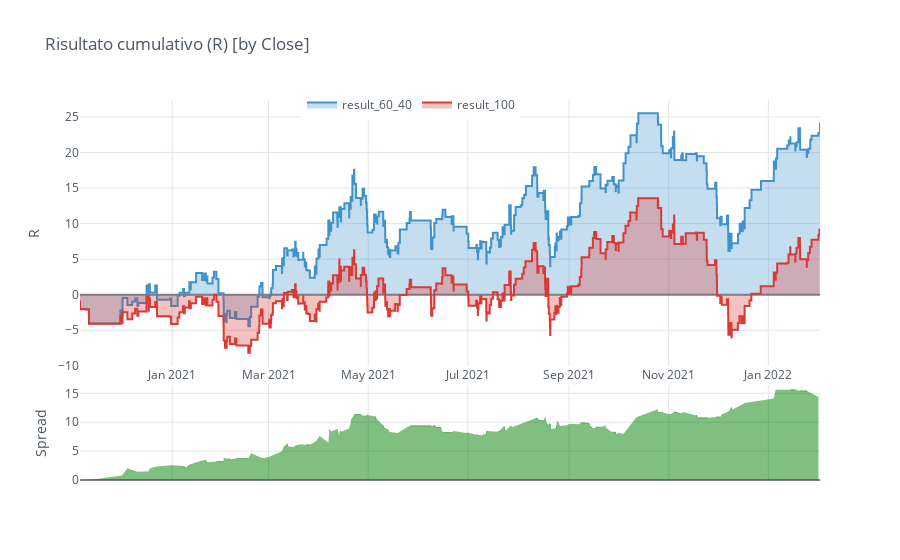

This figure's notebook cell:
### Code cell
df_60_40_by_close = df_60_40.set_index('close').sort_index()
df_100_by_close = df_100.set_index('close').sort_index()

merged = merge({'60_40': df_60_40_by_close, '100': df_100_by_close})   
merged.cumsum().iplot(kind='spread', connectgaps=True, interpolation='hv', 
                      title='Risultato cumulativo (R) [by Close]', width=2, legend='top',
                      yTitle='R', fill=True, zerolinecolor='grey', opacity=1, colors=cf_colors)

### Figure 1 — Plotly figure (JSON) as saved in the notebook; plotly's stock layout.template omitted (floating-point values rounded to 4 significant figures; data arrays with more than 128 entries replaced by an {"elided": "..."} marker saying what was removed)
{"data": [{"connectgaps": true, "fill": "tozeroy", "fillcolor": "rgba(63, 147, 202, 0.3)", "line": {"color": "rgba(63, 147, 202, 1.0)", "dash": "solid", "shape": "hv", "width": 2}, "mode": "lines", "name": "result_60_40", "text": "", "type": "scatter", "x": {"elided": "572 str values"}, "y": {"elided": "572 mixed values"}}, {"connectgaps": true, "fill": "tozeroy", "fillcolor": "rgba(219, 58, 52, 0.3)", "line": {"color": "rgba(219, 58, 52, 1.0)", "dash": "solid", "shape": "hv", "width": 2}, "mode": "lines", "name": "result_100", "text": "", "type": "scatter", "x": {"elided": "572 str values"}, "y": {"elided": "572 mixed values"}}, {"connectgaps": false, "fill": "tozeroy", "line": {"color": "green", "dash": "solid", "shape": "linear", "width": 0.5}, "mode": "lines", "name": "Spread", "showlegend": false, "type": "scatter", "x": {"elided": "572 str values"}, "xaxis": "x2", "y": {"elided": "572 mixed values"}, "yaxis": "y2"}, {"connectgaps": false, "fill": "tozeroy", "line": {"color": "red", "dash": "solid", "shape": "linear", "width": 0.5}, "mode": "lines", "name": "Spread", "showlegend": false, "type": "scatter", "x": {"elided": "572 str values"}, "xaxis": "x2", "y": {"elided": "572 str values"}, "yaxis": "y2"}], "layout": {"hovermode": "x", "legend": {"bgcolor": "#FFFFFF", "font": {"color": "#4D5663"}, "orientation": "h", "x": 0.3, "y": 0.95, "yanchor": "bottom"}, "paper_bgcolor": "#FFFFFF", "plot_bgcolor": "#FFFFFF", "showlegend": true, "title": {"font": {"color": "#4D5663"}, "text": "Risultato cumulativo (R) [by Close]"}, "xaxis": {"gridcolor": "#E1E5ED", "showgrid": true, "tickfont": {"color": "#4D5663"}, "title": {"font": {"color": "#4D5663"}, "text": ""}, "zerolinecolor": "grey"}, "xaxis2": {"anchor": "y2", "gridcolor": "#E1E5ED", "showgrid": true, "showticklabels": false, "tickfont": {"color": "#4D5663"}, "title": {"font": {"color": "#4D5663"}, "text": ""}, "zerolinecolor": "grey"}, "yaxis": {"domain": [0.3, 1], "gridcolor": "#E1E5ED", "showgrid": true, "tickfont": {"color": "#4D5663"}, "title": {"font": {"color": "#4D5663"}, "text": "R"}, "zerolinecolor": "grey"}, "yaxis2": {"domain": [0, 0.25], "gridcolor": "#E1E5ED", "showgrid": true, "tickfont": {"color": "#4D5663"}, "title": {"font": {"color": "#4D5663"}, "text": "Spread"}, "zerolinecolor": "grey"}}}
